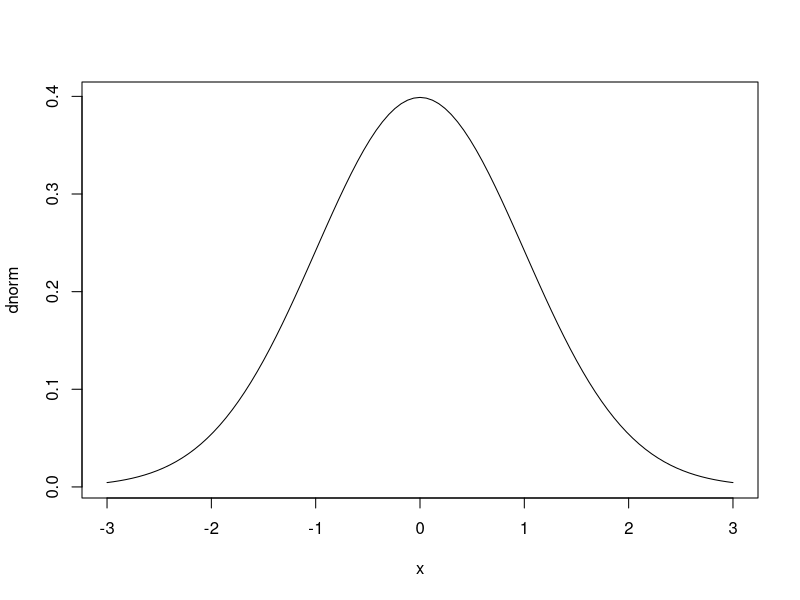

Here is the R script that generated this plot: (Note: this script raises an error after producing the figure.)
## ---- chunk 1
library(tidyverse)
library(rstatix)
## ---- chunk 2
plot(dnorm, xlim=c(-3,3))

## ---- chunk 3
# base
shapiro.test(Spalte) # 3-5000

# rstatix
data %>% 
  shapiro_test(Variable)

## ---- chunk 4
data %>% 
  levene_test(variable)
## ---- chunk 5
summary(ToothGrowth)

ToothGrowth %>% 
  get_summary_stats()

tooth <- ToothGrowth %>% 
            mutate(dose = as.factor(dose))
## ---- chunk 6
#| eval=F

# Base: Format 1
t.test(AV ~ group, data)

# Base: Format 2
t.test(daten$group1, daten$group2)

# rstatix
data %>% 
  t_test(AV ~ group)
## ---- chunk 7
# Base: Format 1
t.base <- t.test(len ~ supp, tooth, var.equal = TRUE)
t.base

# rstatix
t.rstatix <- tooth %>% 
                t_test(len ~ supp,var.equal = TRUE)
t.rstatix

# Normalerweise würde ich die Ergebnisse nicht als Objekte speichern, dient hier nur der Demonstration.
## ---- chunk 8
# Base
wilcox.test(len ~ supp, tooth)

# rstatix
tooth %>% 
  wilcox_test(len ~ supp)
## ---- chunk 9
#base
tooth.aov <- aov(len ~ dose, tooth)
summary(tooth.aov)


#funktioniert nicht:

#tooth %>% 
#  aov(len ~ dose) %>% 
#  summary()


#rstatix
## Schreibweise 1
tooth %>%
  anova_test(len ~ dose)

## Schreibweise 2
tooth %>%
  anova_test(dv = len,
             between = dose)
## ---- chunk 10
ChickWeight
## ---- chunk 11
# base

# rstatix
tooth %>%
  tukey_hsd(len ~ dose)

# möglicher Input: aov, lm, formula -> nicht an anova_test dranhängen
# gibt auch andere für andere Zwecke
## ---- chunk 12
Orange
## ---- chunk 13
# r base
Orange
cor(Orange$age)

# rstatix
cor_test
## ---- chunk 14
cor_test(method = "Spearman") # oder auch Kendall
## ---- chunk 15
swiss
## ---- chunk 16
summary(lm(Fertility ~ Agriculture + Examination + Education + Catholic, swiss))
## ---- chunk 17
# Base
chisq.test(Spalte1, Spalte2)

# rstatix
data %>% 
  table() # noch testen
  chisq_test()
